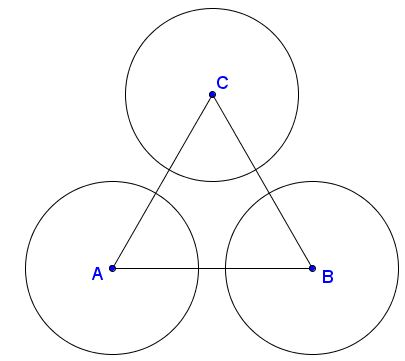
#> input picture image-processing/laboratory5/circles-lines.jpg, 405 x 361 px
$ python hough_method.py
#> lines starting #> are read from the running program, lines starting #| are printed output that depends on the picture; after the words box and inside, x2 and y2 are one past the last pixel; in counts of white or black regions, pixels touching at a corner belong together
import math
import cv2 as cv2
import numpy as np

if __name__ == '__main__':
    image = cv2.imread("circles-lines.jpg", cv2.IMREAD_COLOR)
#> image is the input picture: shape (361, 405, 3); mean B, G, R 250.6, 250.3, 250.3

    # LINES
    # detect edges using canny edge
    edges = cv2.Canny(image, 50, 200, None, 3)
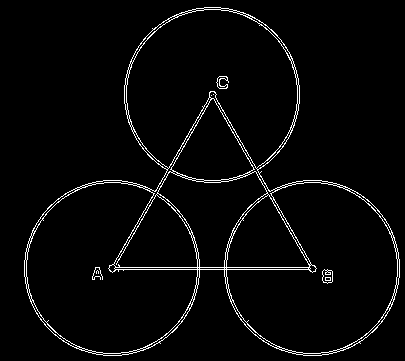
#> edges: shape (361, 405); 3.1% white in thin lines or dots, all inside (x1, y1, x2, y2) = (24, 7, 400, 356)

    # copy edges to the images that will display the results in BGR
    copy_edges = cv2.cvtColor(edges, cv2.COLOR_GRAY2BGR)

    # apply standard HoughLine transform to detect lines
    lines = cv2.HoughLines(edges, 1, np.pi / 180, 150, None, 0, 0)
#> lines = [[267, 1.57], [269, 1.57], [232, 0.524]]

    # below we will display the result by drawing lines
    if lines is not None:
        for i in range(0, len(lines)):
            rho = lines[i][0][0]
            theta = lines[i][0][1]
            a = math.cos(theta)
            b = math.sin(theta)
            x0 = a * rho
            y0 = b * rho
            pt1 = (int(x0 + 1000 * (-b)), int(y0 + 1000 * a))
            pt2 = (int(x0 - 1000 * (-b)), int(y0 - 1000 * a))
            cv2.line(copy_edges, pt1, pt2, (0, 0, 255), 3, cv2.LINE_AA)
#> this loop made 3 passes
#> (rho, theta, a, b, x0, y0, pt1, pt2) on passes 1 to 3: (267, 1.57, -4.37e-08, 1, -1.17e-05, 267, (-1000, 266), (999, 267)), (269, 1.57, -4.37e-08, 1, -1.18e-05, 269, (-1000, 268), (999, 269)), (232, 0.524, 0.866, 0.5, 200.9, 116, (-299, 982), (700, -750))
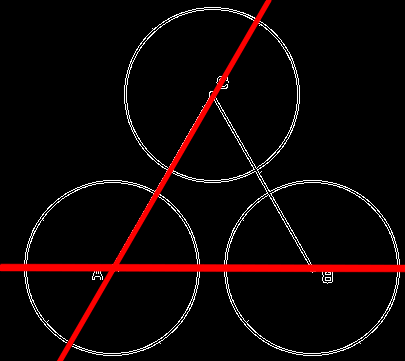
#> copy_edges: shape (361, 405, 3); mean B, G, R 6.4, 6.4, 15.4

    cv2.imshow("IMAGE", image)
    cv2.imshow("LINES DETECTION", copy_edges)
    cv2.waitKey()

    # CIRCLES
    copy_image = image
    image2gray = cv2.cvtColor(image, cv2.COLOR_BGR2GRAY)

    circles = cv2.HoughCircles(image2gray, cv2.HOUGH_GRADIENT, 1.2, 100)
#> circles = [[312.6, 268.2, 86.28], [213, 95.4, 86.52], [108.6, 262.2, 91.08]]

    # ensure at least some circles were found
    if circles is not None:
        # convert the (x, y) coordinates and radius of the circles to integers
        circles = np.round(circles[0, :]).astype("int")
#> circles = [[313, 268, 86], [213, 95, 87], [109, 262, 91]]
        # loop over the (x, y) coordinates and radius of the circles
        for (x, y, r) in circles:
            # draw the circle in the output image, then draw a rectangle
            # corresponding to the center of the circle
            cv2.circle(copy_image, (x, y), r, (0, 255, 0), 4)
            cv2.rectangle(copy_image, (x - 5, y - 5), (x + 5, y + 5), (0, 128, 255), -1)
#> this loop made 3 passes
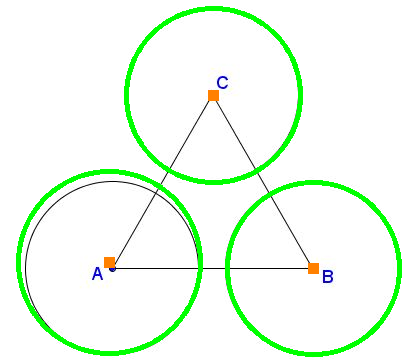
#> copy_image: shape (361, 405, 3); 5.86% of pixels changed, all inside (x1, y1, x2, y2) = (16, 6, 402, 357)
    cv2.imshow("CIRCLES DETECTION", copy_image)
    cv2.waitKey(0)
